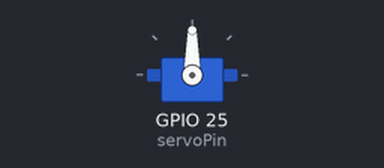
Bench run of a program on a simulated ESP32. Parts: servo.

Above: at 1.05 s.
Timing chart, 0 to 5.6 s (numbered marks = the images above):
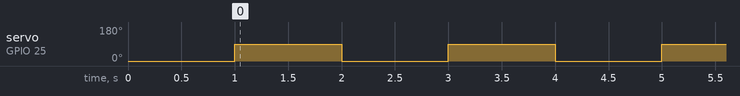

Measured:
- by itself, servo on GPIO 25 (servoPin): alternates 90° for 1.0 s and 0° for 1.0 s

The program:

main.cpp
```cpp
#include <ESP32Servo.h>

// Create a Servo object
Servo myServo;

// Define the servo pin
const int servoPin = 25;

// Define positions
const int servoStartPosition = 0;  // Start position in degrees
const int servoEndPosition = 90;  // End position in degrees

void setup() {
  // Attach the servo to the pin and define the PWM frequency range
  myServo.attach(servoPin, 500, 2400); // Attach pin with min and max pulse widths in microseconds

  // Move servo to the start position
  myServo.write(servoStartPosition);
  delay(1000);  // Wait for 1 second
}

void loop() {
  // Move servo to the end position
  myServo.write(servoEndPosition);
  delay(1000);  // Wait for 1 second

  // Move servo back to the start position
  myServo.write(servoStartPosition);
  delay(1000);  // Wait for 1 second
}
```
